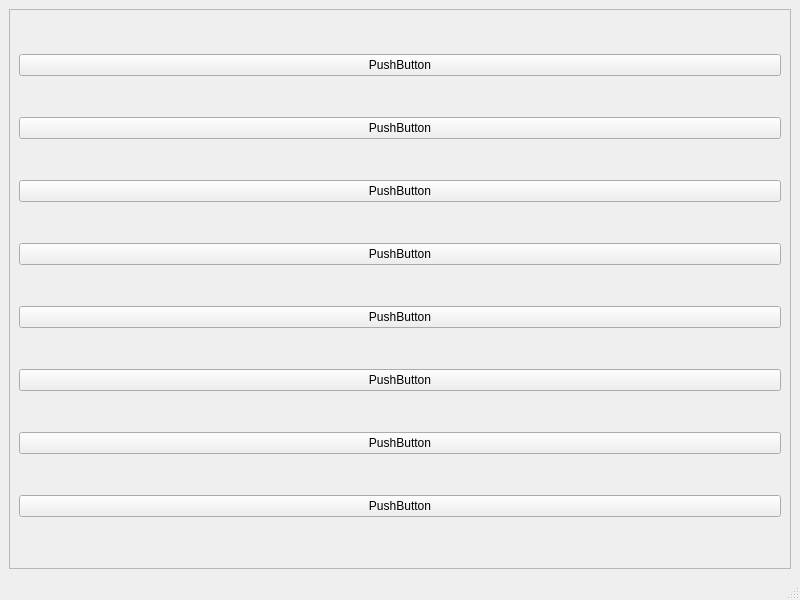
<?xml version="1.0" encoding="UTF-8"?>
<ui version="4.0">
 <class>MainWindow</class>
 <widget class="QMainWindow" name="MainWindow">
  <property name="geometry">
   <rect>
    <x>0</x>
    <y>0</y>
    <width>800</width>
    <height>600</height>
   </rect>
  </property>
  <property name="windowTitle">
   <string>MainWindow</string>
  </property>
  <widget class="QWidget" name="centralwidget">
   <layout class="QVBoxLayout" name="verticalLayout_2">
    <item>
     <widget class="QScrollArea" name="scrollArea">
      <property name="widgetResizable">
       <bool>true</bool>
      </property>
      <widget class="QWidget" name="scrollAreaWidgetContents">
       <property name="geometry">
        <rect>
         <x>0</x>
         <y>0</y>
         <width>780</width>
         <height>535</height>
        </rect>
       </property>
       <layout class="QVBoxLayout" name="verticalLayout">
        <item>
         <widget class="QPushButton" name="pushButton">
          <property name="text">
           <string>PushButton</string>
          </property>
         </widget>
        </item>
        <item>
         <widget class="QPushButton" name="pushButton_11">
          <property name="text">
           <string>PushButton</string>
          </property>
         </widget>
        </item>
        <item>
         <widget class="QPushButton" name="pushButton_2">
          <property name="text">
           <string>PushButton</string>
          </property>
         </widget>
        </item>
        <item>
         <widget class="QPushButton" name="pushButton_12">
          <property name="text">
           <string>PushButton</string>
          </property>
         </widget>
        </item>
        <item>
         <widget class="QPushButton" name="pushButton_14">
          <property name="text">
           <string>PushButton</string>
          </property>
         </widget>
        </item>
        <item>
         <widget class="QPushButton" name="pushButton_3">
          <property name="text">
           <string>PushButton</string>
          </property>
         </widget>
        </item>
        <item>
         <widget class="QPushButton" name="pushButton_10">
          <property name="text">
           <string>PushButton</string>
          </property>
         </widget>
        </item>
        <item>
         <widget class="QPushButton" name="pushButton_13">
          <property name="text">
           <string>PushButton</string>
          </property>
         </widget>
        </item>
       </layout>
      </widget>
     </widget>
    </item>
   </layout>
  </widget>
  <widget class="QMenuBar" name="menubar">
   <property name="geometry">
    <rect>
     <x>0</x>
     <y>0</y>
     <width>800</width>
     <height>23</height>
    </rect>
   </property>
  </widget>
  <widget class="QStatusBar" name="statusbar"/>
 </widget>
 <resources/>
 <connections/>
</ui>
